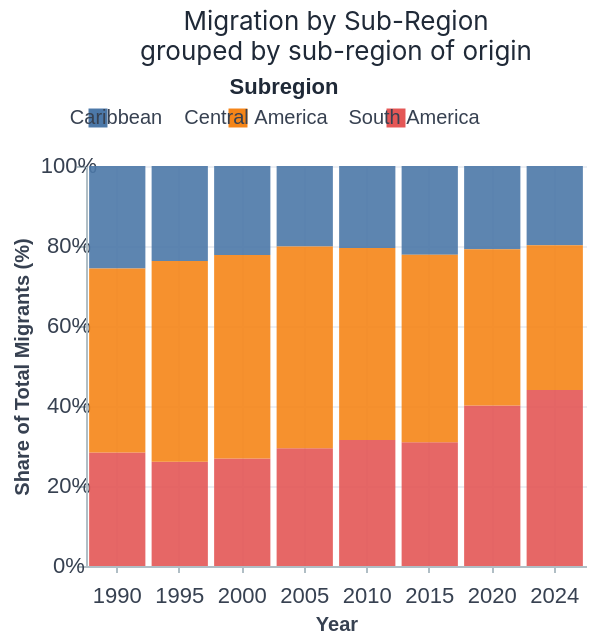

Notebook code for this chart:
### Code cell
save_chart(migration_from_norm_stacked(migrants_grouped), "migration_from_stacked")
migration_from_norm_stacked(migrants_grouped)

### Figure 1 — Vega-Lite specification as saved in the notebook (floating-point values rounded to 4 significant figures; data arrays with more than 128 entries replaced by an {"elided": "..."} marker saying what was removed)
{"config": {"title": {"fontSize": 13, "fontWeight": "normal", "anchor": "middle", "color": "#1F2937", "font": "Inter, Helvetica, Arial, sans-serif", "subtitleFontSize": 12, "subtitleColor": "#4B5563", "subtitleFont": "Inter, Helvetica, Arial, sans-serif", "subtitlePadding": 2, "subtitleLineHeight": 15}, "text": {"fontSize": 11, "fontWeight": "normal", "font": "Inter, Helvetica, Arial, sans-serif", "color": "#1F2937", "align": "center", "baseline": "middle"}, "axis": {"labelFontSize": 11, "titleFontSize": 10, "grid": true, "gridColor": "#ECEFF4", "domainColor": "#B0BEC5", "tickColor": "#B0BEC5", "labelColor": "#374151", "titleColor": "#374151", "labelAlign": "center", "titleAlign": "center", "labelPadding": 4}, "axisX": {"labelAngle": 0, "labelAlign": "center", "labelBaseline": "top", "labelPadding": 6, "tickSize": 3}, "legend": {"titleFontSize": 11, "labelFontSize": 10, "cornerRadius": 6, "orient": "top", "direction": "horizontal", "titleAnchor": "middle", "labelAlign": "center", "titleAlign": "center", "padding": 1, "symbolSize": 90, "symbolType": "square", "symbolStrokeWidth": 0.3, "titleColor": "#1F2937", "labelColor": "#374151", "columns": 3, "columnPadding": 10, "symbolLimit": 200}, "view": {"stroke": null, "fill": "transparent"}, "geoshape": {"fill": "#f9f9f9", "stroke": "#cccccc", "strokeWidth": 0.4}, "range": {"category": {"scheme": "tableau10"}, "heatmap": {"scheme": "blues"}, "diverging": {"scheme": "redblue"}, "ramp": {"scheme": "blues"}}, "mark": {"opacity": 0.9}}, "data": {"name": "data-1286482857dcfe39daaf42110edffbf6"}, "mark": {"type": "bar"}, "background": "transparent", "encoding": {"color": {"field": "intermediate-region", "title": "Subregion", "type": "nominal"}, "x": {"field": "year", "title": "Year", "type": "ordinal"}, "y": {"aggregate": "sum", "field": "total_migrants", "stack": "normalize", "title": "Share of Total Migrants (%)", "type": "quantitative"}}, "height": 200, "title": {"text": ["Migration by Sub-Region", "grouped by sub-region of origin"]}, "width": 250, "$schema": "https://vega.github.io/schema/vega-lite/v5.8.0.json", "datasets": {"data-1286482857dcfe39daaf42110edffbf6": {"elided": "384 records"}}}
